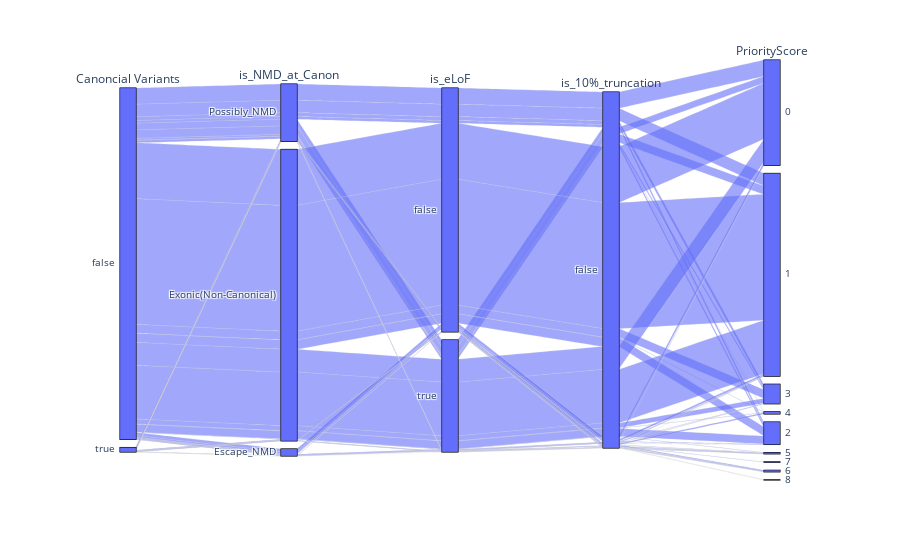

The code cell stored with this chart in its notebook:
### Code cell
# df = px.data.tips()
fig = px.parallel_categories(df, dimensions=['is_Canonical', 'is_NMD_at_Canon', 'is_eLoF', 'is_10%_truncation', 'PriorityScore'],
                # color="maxsplai", color_continuous_scale=px.colors.sequential.Blackbody_r,
                labels={'is_Canonical': 'Canoncial Variants'}
                )


fig.show()

### Figure 1 — Plotly figure (JSON) as saved in the notebook; plotly's stock layout.template omitted (floating-point values rounded to 4 significant figures; data arrays with more than 128 entries replaced by an {"elided": "..."} marker saying what was removed)
{"data": [{"dimensions": [{"label": "Canoncial Variants", "values": {"elided": "7065 bool values"}}, {"label": "is_NMD_at_Canon", "values": {"elided": "7065 str values"}}, {"label": "is_eLoF", "values": {"elided": "7065 bool values"}}, {"label": "is_10%_truncation", "values": {"elided": "7065 bool values"}}, {"label": "PriorityScore", "values": {"elided": "7065 int values"}}], "domain": {"x": [0, 1], "y": [0, 1]}, "name": "", "type": "parcats"}], "layout": {"legend": {"tracegroupgap": 0}, "margin": {"t": 60}}}
